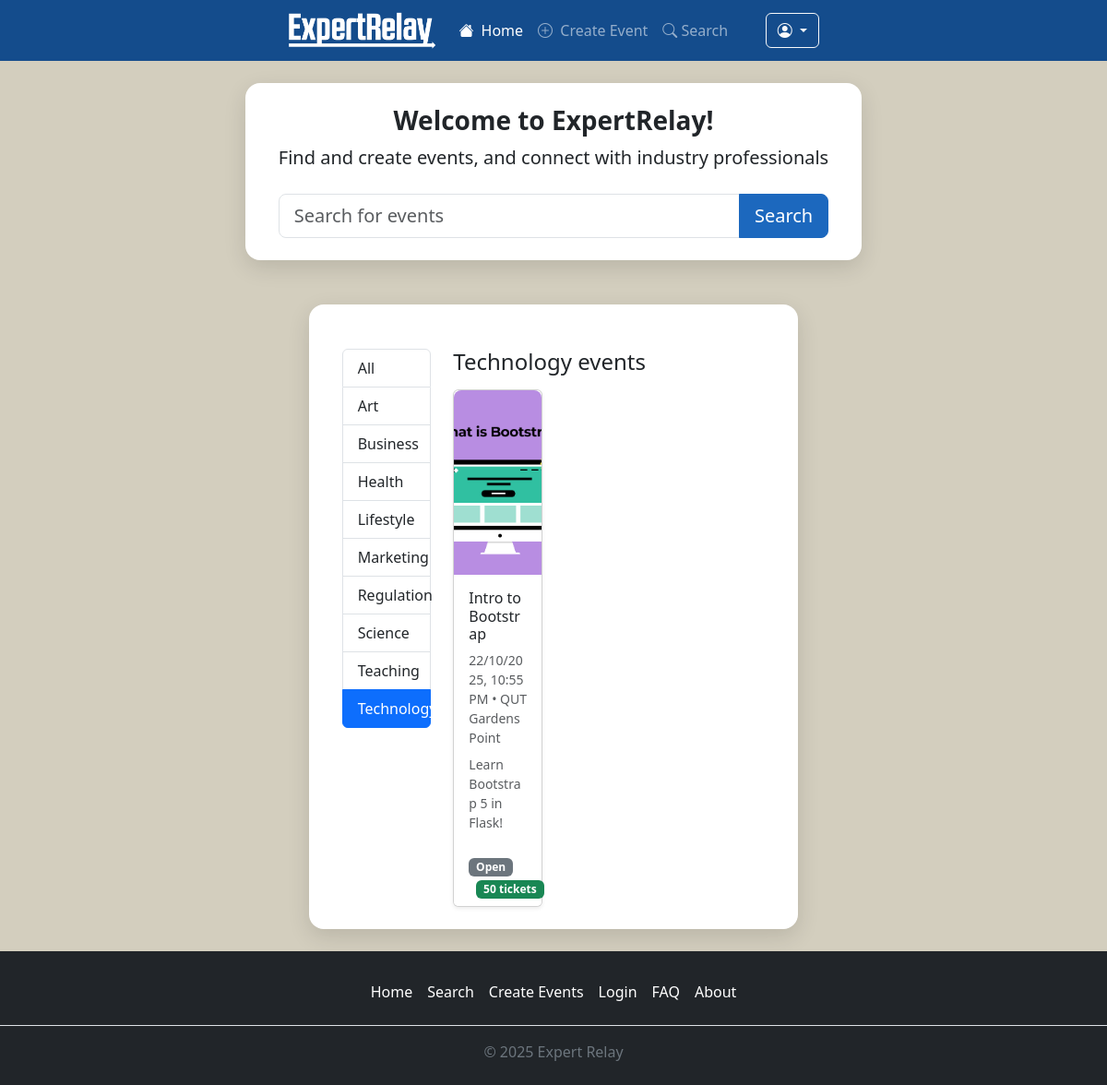
/?cat=2 (signed in), run on the app's committed database.
### travel/models.py (models this page shows, shortened)
class Category(db.Model):
    __tablename__ = 'categories'
    id = db.Column(db.Integer, primary_key=True)
    name = db.Column(db.String(50), unique=True, nullable=False)
    events = db.relationship('Event', backref='category')

class Event(db.Model):
    __tablename__ = 'events'
    id = db.Column(db.Integer, primary_key=True)
    title = db.Column(db.String(100), index=True, unique=True, nullable=False)
    description = db.Column(db.String(400))
    image = db.Column(db.String(255), nullable=True)   # <-- fix double assignment
    start_at = db.Column(db.DateTime, nullable=False)
    end_at = db.Column(db.DateTime, nullable=False)
    venue = db.Column(db.String(200), nullable=False)
    status = db.Column(db.String(20), nullable=False)
    tickets_av = db.Column(db.Integer, nullable=False)
    user_id = db.Column(db.Integer, db.ForeignKey('users.id'))
    category_id = db.Column(db.Integer, db.ForeignKey('categories.id'))
    comments = db.relationship(
        'Comment',
        back_populates='event',
        cascade='all, delete-orphan'
    )
    orders = db.relationship('Order', backref='event')

### travel/views.py (the view)
@bp.route('/')
def index():
    cat_id = request.args.get("cat", type=int)
    categories  = Category.query.order_by(Category.name).all()
    events=Event.query.all()
    if cat_id:
        events = Event.query.filter_by(category_id=cat_id).order_by(Event.start_at).all()
        active_category = Category.query.get(cat_id)
    else:
        events = Event.query.order_by(Event.start_at).all()
        active_category=None
    return render_template('index.html', categories=categories, events=events, active_category=active_category, active_page="index")

### travel/templates/index.html
{% extends 'base.html' %}
{% block content %}
<section class="exr-shell mb-4 text-center">
  <div class="hero-inner container">
    <h1 class="h3 fw-bold mb-2">Welcome to ExpertRelay!</h1>
    <p class="lead mb-4">Find and create events, and connect with industry professionals</p>
    <form class="hero-search" action="{{ url_for('main.index') }}" method="get">
      <div class="input-group input-group-lg">
        <input type="text" name="q" class="form-control" placeholder="Search for events">
        <button class="btn btn-primary" type="submit">Search</button>
      </div>
    </form>
  </div>
</section>
<main class="exr-shell">
  <div class="container mt-4">
    <div class="row">
      <aside class="col-12 col-md-3 mb-4">
        <div class="list-group sticky-top" style="top: 1rem;">
          <a href="{{ url_for('main.index') }}"
            class="list-group-item list-group-item-action {% if not active_category %}active{% endif %}">
            All
          </a>
          {% for c in categories %}
          <a href="{{ url_for('main.index', cat=c.id) }}"
            class="list-group-item list-group-item-action {% if active_category and c.id==active_category.id %}active{% endif %}">
            {{ c.name }}
          </a>
          {% endfor %}
        </div>
      </aside>
      <section class="col-12 col-md-9">
        {% if active_category %}
        <h2 class="h4 mb-3">{{ active_category.name }} events</h2>
        {% else %}
        <h2 class="h4 mb-3">Upcoming events</h2>
        {% endif %}
        <div class="row g-4">
          {% for e in events %}
          <div class="col-12 col-sm-6 col-lg-4">
            <a class="event-card card h-100 shadow-sm text-decoration-none" href="{{ url_for('main.event_detail', event_id=e.id) }}">
              {% if e.image %}
              <img src="{{ url_for('static', filename='uploads/' + e.image) }}" alt="{{ e.title }}"
                class="card-img-top img-fluid"
                style="object-fit: cover; height: 200px; border-top-left-radius: 0.5rem; border-top-right-radius: 0.5rem;">
              {% endif %}
              <div class="card-body">
                <h3 class="h6 card-title mb-2">{{ e.title }}</h3>
                <p class="text-muted small mb-2">
                  {{ e.start_at.strftime('%d/%m/%Y, %I:%M %p') }}{% if e.venue %} • {{ e.venue }}{% endif %}
                </p>
                <p class="card-text text-muted small">
                  {{ e.description[:120] }}{% if e.description|length > 120 %}…{% endif %}
                </p>
              </div>
              <div class="card-footer bg-white border-0">
                <span class="badge bg-secondary">{{ e.status }}</span>
                {% if e.tickets_av and e.tickets_av>0 %}
                <span class="badge bg-success ms-2">{{ e.tickets_av }} tickets</span>
                {% endif %}
              </div>
            </a>
          </div>
          {% else %}
          <p class="text-muted">No events yet.</p>
          {% endfor %}
        </div>
      </section>
    </div>
  </div>
</main>
{% endblock %}

### travel/static/styles.css (style rules this page uses)
:root { --banner: #144c8c; --chrome: #1c242c; --bg: #d3cebe; --box: #ffffff; --radius: 16px; }
html, body { height: 100% }
body { background: #d3cebe; min-height: 100%; display: flex; flex-direction: column; }
.exr-shell { max-width: 70%; margin: 24px auto; background: #ffffff; border-radius: 16px; box-shadow: 0 8px 24px rgba(0, 0, 0, .12); padding: 24px; }
.btn-primary { background-color: #1c68be; border-color: #1c68be; }
.event-card { transition: transform .2s ease, box-shadow .2s ease; display: block; }

### data on the page
Category: name "Art"
Category: name "Business"
Category: name "Health"
Category: name "Lifestyle"
Category: name "Marketing"
Category: name "Regulation"
Category: name "Science"
Category: name "Teaching"
Category: name "Technology"
Event: image (picture), title "Intro to Bootstrap", start_at "22/10/2025, 10:55 PM", venue "QUT Gardens Point", description "Learn Bootstrap 5 in Flask!", status "Open", tickets_av "50"
